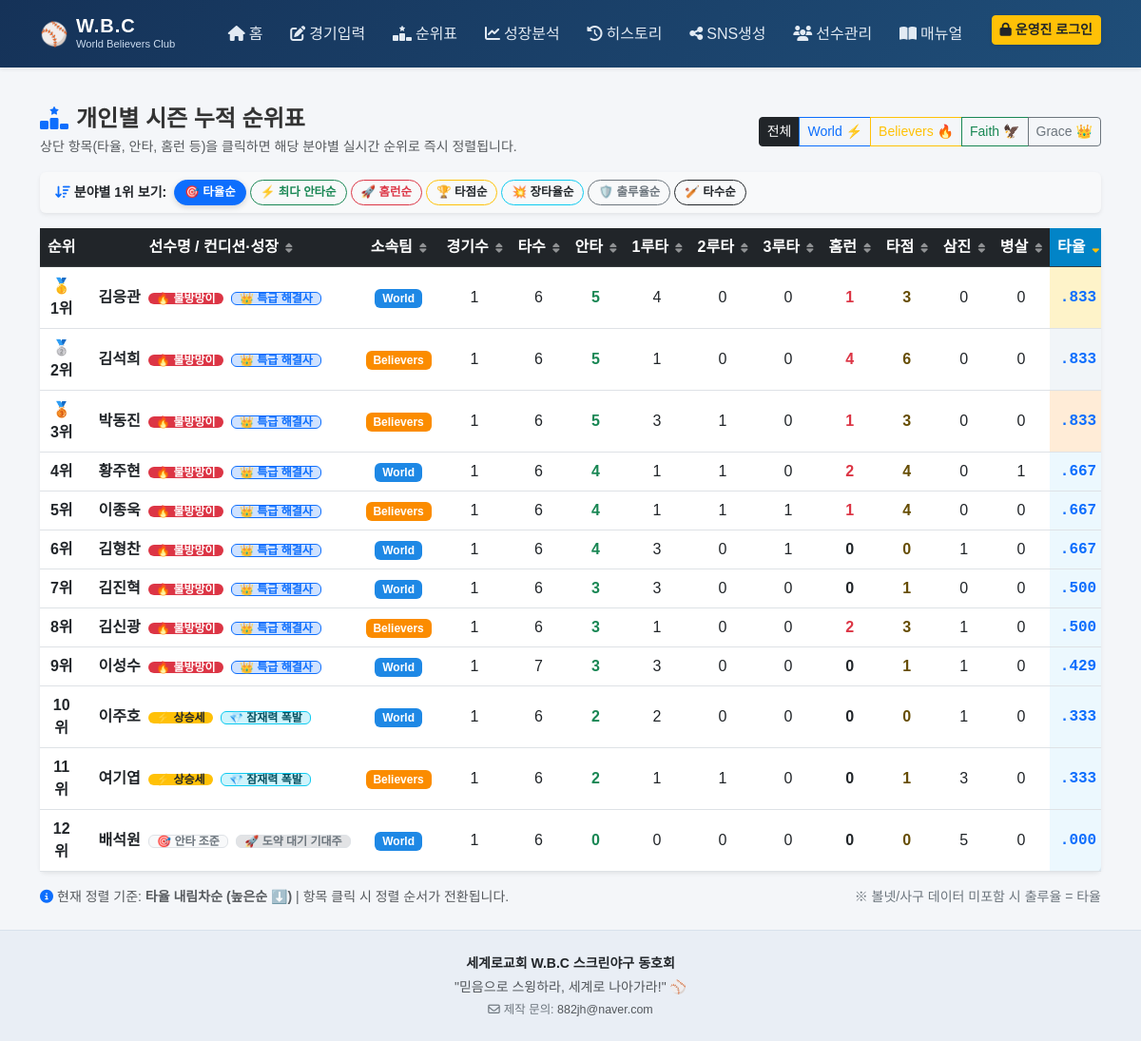
Screenshot of /rankings with the database file from the repository.
### tables this page shows
CREATE TABLE players (
            id        INTEGER PRIMARY KEY AUTOINCREMENT,
            name      TEXT NOT NULL,
            team      TEXT NOT NULL,
            is_active INTEGER DEFAULT 1,
            created_at TEXT DEFAULT (datetime('now','localtime'))
        );

### app.py (the view)
@app.route('/rankings')
def rankings():
    team = request.args.get('team','all')
    where = 'AND p.team=?' if team != 'all' else ''
    params = [team] if team != 'all' else []
    conn = get_db()
    rows = conn.execute(f'''
        SELECT p.id,p.name,p.team,
               COUNT(DISTINCT br.game_id) games,
               SUM(br.ab) tab, SUM(br.hits) th,
               SUM(br.singles) t1b, SUM(br.doubles) t2b, SUM(br.triples) t3b,
               SUM(br.hr) thr, SUM(br.rbi) trbi, SUM(br.k) tk, SUM(br.dp) tdp,
               CASE WHEN SUM(br.ab)>0
                    THEN ROUND(CAST(SUM(br.hits) AS REAL)/SUM(br.ab),3) ELSE 0 END savg,
               CASE WHEN SUM(br.ab)>0
                    THEN ROUND(CAST(SUM(br.singles)+SUM(br.doubles)*2+SUM(br.triples)*3+SUM(br.hr)*4 AS REAL)/SUM(br.ab),3) ELSE 0 END sslg,
               CASE WHEN SUM(br.ab)>0
                    THEN ROUND(CAST(SUM(br.hits) AS REAL)/SUM(br.ab),3) ELSE 0 END sobp,
               MAX(br.game_id) last_game_id
        FROM players p
        LEFT JOIN batting_records br ON br.player_id=p.id
        WHERE p.is_active=1 {where}
        GROUP BY p.id HAVING SUM(br.ab)>=1
        ORDER BY savg DESC, th DESC, tab DESC
    ''', params).fetchall()
    badges_map = get_all_player_badges(conn)
    players_list = []
    for r in rows:
        d = dict(r)
        pid = d['id']
        badges = badges_map.get(pid, {})
        d['condition_badge'] = badges.get('condition')
        d['growth_badge'] = badges.get('growth')
        players_list.append(d)
    conn.close()
    return render_template('rankings.html', players=players_list, team_filter=team)

### app.py (called while the page is built)
def fmt_rate(val):
    if val is None:
        return ".000"
    try:
        v = float(val)
    except (ValueError, TypeError):
        return ".000"
    if v >= 1.0:
        return f"{v:.3f}"
    s = f"{v:.3f}"
    if s.startswith('0.'):
        return s[1:]
    return s

@app.template_filter('rate')
def rate_filter(val):
    return fmt_rate(val)

@app.context_processor
def inject_auth():
    return {
        'is_admin': session.get('is_admin', False),
        'fmt_rate': fmt_rate
    }

def get_db():
    conn = sqlite3.connect(DB_PATH, timeout=10.0)
    conn.row_factory = sqlite3.Row
    conn.execute('PRAGMA foreign_keys = ON')
    conn.execute('PRAGMA journal_mode = WAL')
    conn.execute('PRAGMA busy_timeout = 5000')
    return conn

### templates/rankings.html (shortened to what this page needs)
{% extends 'base.html' %}
{% block content %}
<div class="d-flex justify-content-between align-items-center mb-3 flex-wrap gap-2">
    <div>
        <h4 class="fw-bold mb-1"><i class="fa-solid fa-ranking-star text-primary me-2"></i>개인별 시즌 누적 순위표</h4>
        <p class="text-muted small mb-0">상단 항목(타율, 안타, 홈런 등)을 클릭하면 해당 분야별 실시간 순위로 즉시 정렬됩니다.</p>
    </div>
    <div class="btn-group" role="group">
        <a href="{{ url_for('rankings', team='all') }}" class="btn btn-sm {{ 'btn-dark' if team_filter == 'all' else 'btn-outline-dark' }}">전체</a>
        <a href="{{ url_for('rankings', team='World') }}" class="btn btn-sm {{ 'btn-primary' if team_filter == 'World' else 'btn-outline-primary' }}">World ⚡</a>
        <a href="{{ url_for('rankings', team='Believers') }}" class="btn btn-sm {{ 'btn-warning text-dark' if team_filter == 'Believers' else 'btn-outline-warning' }}">Believers 🔥</a>
        <a href="{{ url_for('rankings', team='Faith') }}" class="btn btn-sm {{ 'btn-success' if team_filter == 'Faith' else 'btn-outline-success' }}">Faith 🦅</a>
        <a href="{{ url_for('rankings', team='Grace') }}" class="btn btn-sm {{ 'btn-secondary' if team_filter == 'Grace' else 'btn-outline-secondary' }}">Grace 👑</a>
    </div>
</div>
<div class="card shadow-sm border-0 mb-3 bg-light">
    <div class="card-body py-2 px-3 d-flex align-items-center gap-2 flex-wrap">
        <span class="text-dark small fw-bold text-nowrap">
            <i class="fa-solid fa-arrow-down-wide-short text-primary me-1"></i>분야별 1위 보기:
        </span>
        <div class="d-flex gap-1 flex-wrap">
            <button type="button" class="btn btn-sm btn-outline-primary sort-preset-btn active" data-col="savg">🎯 타율순</button>
            <button type="button" class="btn btn-sm btn-outline-success sort-preset-btn" data-col="th">⚡ 최다 안타순</button>
            <button type="button" class="btn btn-sm btn-outline-danger sort-preset-btn" data-col="thr">🚀 홈런순</button>
            <button type="button" class="btn btn-sm btn-outline-warning text-dark sort-preset-btn" data-col="trbi">🏆 타점순</button>
            <button type="button" class="btn btn-sm btn-outline-info text-dark sort-preset-btn" data-col="sslg">💥 장타율순</button>
            <button type="button" class="btn btn-sm btn-outline-secondary sort-preset-btn" data-col="sobp">🛡️ 출루율순</button>
            <button type="button" class="btn btn-sm btn-outline-dark sort-preset-btn" data-col="tab">🏏 타수순</button>
        </div>
    </div>
</div>
<div class="card shadow-sm border-0">
    <div class="table-responsive">
        <table class="table table-hover align-middle mb-0 text-center" id="rankingsTable" style="min-width: 950px;">
            <thead class="table-dark text-nowrap">
                <tr>
                    <th style="width: 75px;">순위</th>
                    <th class="sortable-th" data-col="name" data-type="text" style="width: 220px; min-width: 190px;" title="클릭하여 선수명 정렬">
                        선수명 / 컨디션·성장 <i class="fa-solid fa-sort sort-icon"></i>
                    </th>
                    <th class="sortable-th" data-col="team" data-type="text" style="width: 95px;" title="클릭하여 소속팀 정렬">
                        소속팀 <i class="fa-solid fa-sort sort-icon"></i>
                    </th>
                    <th class="sortable-th" data-col="games" data-type="num" style="width: 55px;" title="클릭하여 경기수 정렬">
                        경기수 <i class="fa-solid fa-sort sort-icon"></i>
                    </th>
                    <th class="sortable-th" data-col="tab" data-type="num" style="width: 55px;" title="클릭하여 타수 정렬">
                        타수 <i class="fa-solid fa-sort sort-icon"></i>
                    </th>
                    <th class="sortable-th" data-col="th" data-type="num" style="width: 55px;" title="클릭하여 최다 안타 정렬">
                        안타 <i class="fa-solid fa-sort sort-icon"></i>
                    </th>
                    <th class="sortable-th" data-col="t1b" data-type="num" style="width: 55px;" title="클릭하여 1루타 정렬">
                        1루타 <i class="fa-solid fa-sort sort-icon"></i>
                    </th>
                    <th class="sortable-th" data-col="t2b" data-type="num" style="width: 55px;" title="클릭하여 2루타 정렬">
                        2루타 <i class="fa-solid fa-sort sort-icon"></i>
                    </th>
                    <th class="sortable-th" data-col="t3b" data-type="num" style="width: 55px;" title="클릭하여 3루타 정렬">
                        3루타 <i class="fa-solid fa-sort sort-icon"></i>
                    </th>
                    <th class="sortable-th" data-col="thr" data-type="num" style="width: 55px;" title="클릭하여 홈런 정렬">
                        홈런 <i class="fa-solid fa-sort sort-icon"></i>
                    </th>
                    <th class="sortable-th" data-col="trbi" data-type="num" style="width: 55px;" title="클릭하여 타점 정렬">
                        타점 <i class="fa-solid fa-sort sort-icon"></i>
                    </th>
                    <th class="sortable-th" data-col="tk" data-type="num" style="width: 55px;" title="클릭하여 삼진 정렬">
                        삼진 <i class="fa-solid fa-sort sort-icon"></i>
                    </th>
                    <th class="sortable-th" data-col="tdp" data-type="num" style="width: 55px;" title="클릭하여 병살 정렬">
                        병살 <i class="fa-solid fa-sort sort-icon"></i>
                    </th>
                    <th class="sortable-th active-sort" data-col="savg" data-type="num" style="width: 75px;" title="클릭하여 타율 정렬">
                        타율 <i class="fa-solid fa-sort-down sort-icon text-warning"></i>
                    </th>
                </tr>
            </thead>
            <tbody>
                {% for p in players %}
                {% set rank_class = 'rank-gold' if loop.index == 1 else ('rank-silver' if loop.index == 2 else ('rank-bronze' if loop.index == 3 else '')) %}
                <tr class="{{ rank_class }}">
                    <td class="fw-bold rank-cell" data-col="rank" data-val="{{ loop.index }}">
                    </td>
                    <td class="fw-bold text-nowrap text-start ps-3" data-col="name" data-val="{{ p.name }}">
                        <a href="{{ url_for('analytics_page', player_id=p.id) }}" class="text-decoration-none text-dark hover-primary" title="성장 분석 차트 보기">
                            {{ p.name }}
                        </a>
                        {% if p.condition_badge %}
                            <span class="badge {{ p.condition_badge.class }} py-0 px-2 ms-1 small" title="{{ p.condition_badge.desc }}">
                                {{ p.condition_badge.emoji }} {{ p.condition_badge.text }}
                            </span>
                        {% endif %}
                        {% if p.growth_badge %}
                            <span class="badge {{ p.growth_badge.class }} py-0 px-2 ms-1 small" title="{{ p.growth_badge.desc }}">
                                {{ p.growth_badge.emoji }} {{ p.growth_badge.text }}
                            </span>
                        {% endif %}
                    </td>
                    <td data-col="team" data-val="{{ p.team }}">
                        {% if p.team == 'World' %}
                            <span class="badge badge-world">World</span>
                        {% elif p.team == 'Believers' %}
                            <span class="badge badge-believers">Believers</span>
                        {% elif p.team == 'Faith' %}
                            <span class="badge badge-faith">Faith</span>
                        {% elif p.team == 'Grace' %}
                            <span class="badge badge-grace">Grace</span>
                        {% else %}
                            <span class="badge bg-secondary">{{ p.team }}</span>
                        {% endif %}
                    </td>
                    <td data-col="games" data-val="{{ p.games }}">{{ p.games }}</td>
                    <td data-col="tab" data-val="{{ p.tab }}">{{ p.tab }}</td>
                    <td class="fw-bold text-success" data-col="th" data-val="{{ p.th }}">{{ p.th }}</td>
                    <td data-col="t1b" data-val="{{ p.t1b }}">{{ p.t1b }}</td>
                    <td data-col="t2b" data-val="{{ p.t2b }}">{{ p.t2b }}</td>
                    <td data-col="t3b" data-val="{{ p.t3b }}">{{ p.t3b }}</td>
                    <td class="fw-bold {{ 'text-danger' if p.thr > 0 else '' }}" data-col="thr" data-val="{{ p.thr }}">{{ p.thr }}</td>
                    <td class="fw-bold text-warning-emphasis" data-col="trbi" data-val="{{ p.trbi }}">{{ p.trbi }}</td>
                    <td data-col="tk" data-val="{{ p.tk }}">{{ p.tk }}</td>
                    <td data-col="tdp" data-val="{{ p.tdp }}">{{ p.tdp }}</td>
                    <td class="stat-mono fw-bold text-primary fs-6 sorted-col-cell" data-col="savg" data-val="{{ p.savg }}">
                        {{ p.savg | rate }}
                    </td>
                </tr>
                {% else %}
                <tr>
                    <td colspan="16" class="py-4 text-muted">등록된 기록이 없습니다.</td>
                </tr>
                {% endfor %}
            </tbody>
        </table>
    </div>
</div>
<div class="mt-3 d-flex justify-content-between align-items-center flex-wrap gap-2 text-muted small">
    <div id="sortStatusText">
    </div>
    <div class="text-secondary">
        ※ 볼넷/사구 데이터 미포함 시 출루율 = 타율
    </div>
</div>
{% endblock %}

### static/css/style.css (style rules this page uses)
body { font-family: 'Noto Sans KR', sans-serif; background-color: #f4f6f9; color: #333; min-height: 100vh; display: flex; flex-direction: column; }
.badge-world { background-color: #1E88E5; color: white; }
.badge-believers { background-color: #FB8C00; color: white; }
.rank-gold { background-color: #fff8e1 !important; }
.rank-silver { background-color: #f5f5f5 !important; }
.rank-bronze { background-color: #fbe9e7 !important; }
.stat-mono { font-family: 'Consolas', 'Courier New', monospace; font-weight: 700; }
.sortable-th { cursor: pointer; user-select: none; transition: all 0.2s ease; position: relative; }
.sortable-th .sort-icon { font-size: 0.72rem; opacity: 0.5; margin-left: 3px; transition: transform 0.15s ease, opacity 0.15s ease; }
.sortable-th.active-sort { background-color: #0284c7 !important; color: #ffffff !important; }
.sortable-th.active-sort .sort-icon { opacity: 1; color: #ffc107 !important; }
.sorted-col-cell { background-color: rgba(14, 165, 233, 0.08) !important; font-weight: 700; }
.rank-gold .sorted-col-cell { background-color: rgba(254, 243, 199, 0.9) !important; }
.rank-silver .sorted-col-cell { background-color: rgba(241, 245, 249, 0.9) !important; }
.rank-bronze .sorted-col-cell { background-color: rgba(255, 237, 213, 0.9) !important; }
.sort-preset-btn { font-size: 0.78rem; padding: 3px 10px; border-radius: 20px; font-weight: 600; transition: all 0.15s ease; }
.sort-preset-btn.active { box-shadow: 0 2px 6px rgba(0,0,0,0.15); font-weight: 800; }

### rows the page displays
players: name "김응관", condition_badge.emoji "🔥", condition_badge.text "불방망이", growth_badge.emoji "👑", growth_badge.text "특급 해결사", team "World", games "1", tab "6", th "5", t1b "4", t2b "0", t3b "0", thr "1", trbi "3", tk "0", tdp "0", savg|rate ".833"
players: name "김석희", condition_badge.emoji "🔥", condition_badge.text "불방망이", growth_badge.emoji "👑", growth_badge.text "특급 해결사", team "Believers", games "1", tab "6", th "5", t1b "1", t2b "0", t3b "0", thr "4", trbi "6", tk "0", tdp "0", savg|rate ".833"
players: name "박동진", condition_badge.emoji "🔥", condition_badge.text "불방망이", growth_badge.emoji "👑", growth_badge.text "특급 해결사", team "Believers", games "1", tab "6", th "5", t1b "3", t2b "1", t3b "0", thr "1", trbi "3", tk "0", tdp "0", savg|rate ".833"
players: name "황주현", condition_badge.emoji "🔥", condition_badge.text "불방망이", growth_badge.emoji "👑", growth_badge.text "특급 해결사", team "World", games "1", tab "6", th "4", t1b "1", t2b "1", t3b "0", thr "2", trbi "4", tk "0", tdp "1", savg|rate ".667"
players: name "이종욱", condition_badge.emoji "🔥", condition_badge.text "불방망이", growth_badge.emoji "👑", growth_badge.text "특급 해결사", team "Believers", games "1", tab "6", th "4", t1b "1", t2b "1", t3b "1", thr "1", trbi "4", tk "0", tdp "0", savg|rate ".667"
players: name "김형찬", condition_badge.emoji "🔥", condition_badge.text "불방망이", growth_badge.emoji "👑", growth_badge.text "특급 해결사", team "World", games "1", tab "6", th "4", t1b "3", t2b "0", t3b "1", thr "0", trbi "0", tk "1", tdp "0", savg|rate ".667"
players: name "김진혁", condition_badge.emoji "🔥", condition_badge.text "불방망이", growth_badge.emoji "👑", growth_badge.text "특급 해결사", team "World", games "1", tab "6", th "3", t1b "3", t2b "0", t3b "0", thr "0", trbi "1", tk "0", tdp "0", savg|rate ".500"
players: name "김신광", condition_badge.emoji "🔥", condition_badge.text "불방망이", growth_badge.emoji "👑", growth_badge.text "특급 해결사", team "Believers", games "1", tab "6", th "3", t1b "1", t2b "0", t3b "0", thr "2", trbi "3", tk "1", tdp "0", savg|rate ".500"
players: name "이성수", condition_badge.emoji "🔥", condition_badge.text "불방망이", growth_badge.emoji "👑", growth_badge.text "특급 해결사", team "World", games "1", tab "7", th "3", t1b "3", t2b "0", t3b "0", thr "0", trbi "1", tk "1", tdp "0", savg|rate ".429"
players: name "이주호", condition_badge.emoji "⚡", condition_badge.text "상승세", growth_badge.emoji "💎", growth_badge.text "잠재력 폭발", team "World", games "1", tab "6", th "2", t1b "2", t2b "0", t3b "0", thr "0", trbi "0", tk "1", tdp "0", savg|rate ".333"
players: name "여기엽", condition_badge.emoji "⚡", condition_badge.text "상승세", growth_badge.emoji "💎", growth_badge.text "잠재력 폭발", team "Believers", games "1", tab "6", th "2", t1b "1", t2b "1", t3b "0", thr "0", trbi "1", tk "3", tdp "0", savg|rate ".333"
players: name "배석원", condition_badge.emoji "🎯", condition_badge.text "안타 조준", growth_badge.emoji "🚀", growth_badge.text "도약 대기 기대주", team "World", games "1", tab "6", th "0", t1b "0", t2b "0", t3b "0", thr "0", trbi "0", tk "5", tdp "0", savg|rate ".000"
